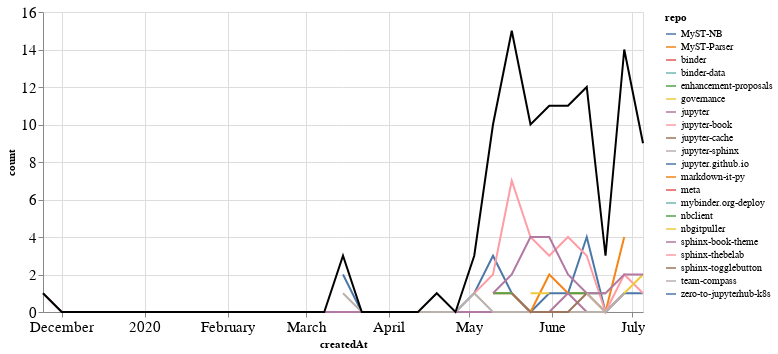

The cell this chart's notebook holds for it:
### Markdown cell above
## PRs

### Code cell
prs_time = prs.groupby('repo').resample('W', on='createdAt').count()['author'].reset_index()
prs_time = prs_time.rename(columns={'author': 'count'})
prs_time_total = prs_time.groupby('createdAt').agg({"count": "sum"}).reset_index()

ch1 = alt.Chart(prs_time, width=600).mark_line().encode(
    x='createdAt',
    y='count',
    color='repo',
    tooltip="repo"
)

ch2 = alt.Chart(prs_time_total, width=600).mark_line(color="black").encode(
    x='createdAt',
    y='count',
)

ch1 + ch2

### Figure 1 — Vega-Lite specification as saved in the notebook (floating-point values rounded to 4 significant figures)
{"config": {"axisLeft": {"labelFontSize": 15}, "axisBottom": {"labelFontSize": 15}}, "layer": [{"data": {"name": "data-caaf93ba3312bb494dc442d8dfddad2b"}, "mark": "line", "encoding": {"color": {"type": "nominal", "field": "repo"}, "tooltip": {"type": "nominal", "field": "repo"}, "x": {"type": "temporal", "field": "createdAt"}, "y": {"type": "quantitative", "field": "count"}}, "width": 600}, {"data": {"name": "data-5608b77c1d4be99d2c973813130935d4"}, "mark": {"type": "line", "color": "black"}, "encoding": {"x": {"type": "temporal", "field": "createdAt"}, "y": {"type": "quantitative", "field": "count"}}, "width": 600}], "$schema": "https://vega.github.io/schema/vega-lite/v4.8.1.json", "datasets": {"data-caaf93ba3312bb494dc442d8dfddad2b": [{"repo": "MyST-NB", "createdAt": "2020-03-15T00:00:00", "count": 2}, {"repo": "MyST-NB", "createdAt": "2020-03-22T00:00:00", "count": 0}, {"repo": "MyST-NB", "createdAt": "2020-03-29T00:00:00", "count": 0}, {"repo": "MyST-NB", "createdAt": "2020-04-05T00:00:00", "count": 0}, {"repo": "MyST-NB", "createdAt": "2020-04-12T00:00:00", "count": 0}, {"repo": "MyST-NB", "createdAt": "2020-04-19T00:00:00", "count": 0}, {"repo": "MyST-NB", "createdAt": "2020-04-26T00:00:00", "count": 0}, {"repo": "MyST-NB", "createdAt": "2020-05-03T00:00:00", "count": 1}, {"repo": "MyST-NB", "createdAt": "2020-05-10T00:00:00", "count": 3}, {"repo": "MyST-NB", "createdAt": "2020-05-17T00:00:00", "count": 1}, {"repo": "MyST-NB", "createdAt": "2020-05-24T00:00:00", "count": 0}, {"repo": "MyST-NB", "createdAt": "2020-05-31T00:00:00", "count": 1}, {"repo": "MyST-NB", "createdAt": "2020-06-07T00:00:00", "count": 1}, {"repo": "MyST-NB", "createdAt": "2020-06-14T00:00:00", "count": 4}, {"repo": "MyST-NB", "createdAt": "2020-06-21T00:00:00", "count": 0}, {"repo": "MyST-NB", "createdAt": "2020-06-28T00:00:00", "count": 1}, {"repo": "MyST-NB", "createdAt": "2020-07-05T00:00:00", "count": 1}, {"repo": "MyST-Parser", "createdAt": "2020-05-10T00:00:00", "count": 1}, {"repo": "MyST-Parser", "createdAt": "2020-05-17T00:00:00", "count": 1}, {"repo": "MyST-Parser", "createdAt": "2020-05-24T00:00:00", "count": 0}, {"repo": "MyST-Parser", "createdAt": "2020-05-31T00:00:00", "count": 2}, {"repo": "MyST-Parser", "createdAt": "2020-06-07T00:00:00", "count": 1}, {"repo": "MyST-Parser", "createdAt": "2020-06-14T00:00:00", "count": 1}, {"repo": "MyST-Parser", "createdAt": "2020-06-21T00:00:00", "count": 0}, {"repo": "MyST-Parser", "createdAt": "2020-06-28T00:00:00", "count": 4}, {"repo": "binder", "createdAt": "2020-06-28T00:00:00", "count": 1}, {"repo": "binder-data", "createdAt": "2020-06-21T00:00:00", "count": 1}, {"repo": "enhancement-proposals", "createdAt": "2020-06-07T00:00:00", "count": 1}, {"repo": "enhancement-proposals", "createdAt": "2020-06-14T00:00:00", "count": 1}, {"repo": "enhancement-proposals", "createdAt": "2020-06-21T00:00:00", "count": 1}, {"repo": "governance", "createdAt": "2020-05-24T00:00:00", "count": 1}, {"repo": "governance", "createdAt": "2020-05-31T00:00:00", "count": 1}, {"repo": "jupyter", "createdAt": "2019-11-24T00:00:00", "count": 1}, {"repo": "jupyter", "createdAt": "2019-12-01T00:00:00", "count": 0}, {"repo": "jupyter", "createdAt": "2019-12-08T00:00:00", "count": 0}, {"repo": "jupyter", "createdAt": "2019-12-15T00:00:00", "count": 0}, {"repo": "jupyter", "createdAt": "2019-12-22T00:00:00", "count": 0}, {"repo": "jupyter", "createdAt": "2019-12-29T00:00:00", "count": 0}, {"repo": "jupyter", "createdAt": "2020-01-05T00:00:00", "count": 0}, {"repo": "jupyter", "createdAt": "2020-01-12T00:00:00", "count": 0}, {"repo": "jupyter", "createdAt": "2020-01-19T00:00:00", "count": 0}, {"repo": "jupyter", "createdAt": "2020-01-26T00:00:00", "count": 0}, {"repo": "jupyter", "createdAt": "2020-02-02T00:00:00", "count": 0}, {"repo": "jupyter", "createdAt": "2020-02-09T00:00:00", "count": 0}, {"repo": "jupyter", "createdAt": "2020-02-16T00:00:00", "count": 0}, {"repo": "jupyter", "createdAt": "2020-02-23T00:00:00", "count": 0}, {"repo": "jupyter", "createdAt": "2020-03-01T00:00:00", "count": 0}, {"repo": "jupyter", "createdAt": "2020-03-08T00:00:00", "count": 0}, {"repo": "jupyter", "createdAt": "2020-03-15T00:00:00", "count": 0}, {"repo": "jupyter", "createdAt": "2020-03-22T00:00:00", "count": 0}, {"repo": "jupyter", "createdAt": "2020-03-29T00:00:00", "count": 0}, {"repo": "jupyter", "createdAt": "2020-04-05T00:00:00", "count": 0}, {"repo": "jupyter", "createdAt": "2020-04-12T00:00:00", "count": 0}, {"repo": "jupyter", "createdAt": "2020-04-19T00:00:00", "count": 0}, {"repo": "jupyter", "createdAt": "2020-04-26T00:00:00", "count": 0}, {"repo": "jupyter", "createdAt": "2020-05-03T00:00:00", "count": 0}, {"repo": "jupyter", "createdAt": "2020-05-10T00:00:00", "count": 0}, {"repo": "jupyter", "createdAt": "2020-05-17T00:00:00", "count": 0}, {"repo": "jupyter", "createdAt": "2020-05-24T00:00:00", "count": 0}, {"repo": "jupyter", "createdAt": "2020-05-31T00:00:00", "count": 0}, {"repo": "jupyter", "createdAt": "2020-06-07T00:00:00", "count": 1}, {"repo": "jupyter", "createdAt": "2020-06-14T00:00:00", "count": 0}, {"repo": "jupyter", "createdAt": "2020-06-21T00:00:00", "count": 0}, {"repo": "jupyter", "createdAt": "2020-06-28T00:00:00", "count": 1}, {"repo": "jupyter-book", "createdAt": "2020-05-03T00:00:00", "count": 1}, {"repo": "jupyter-book", "createdAt": "2020-05-10T00:00:00", "count": 2}, {"repo": "jupyter-book", "createdAt": "2020-05-17T00:00:00", "count": 7}, {"repo": "jupyter-book", "createdAt": "2020-05-24T00:00:00", "count": 4}, {"repo": "jupyter-book", "createdAt": "2020-05-31T00:00:00", "count": 3}, {"repo": "jupyter-book", "createdAt": "2020-06-07T00:00:00", "count": 4}, {"repo": "jupyter-book", "createdAt": "2020-06-14T00:00:00", "count": 3}, {"repo": "jupyter-book", "createdAt": "2020-06-21T00:00:00", "count": 0}, {"repo": "jupyter-book", "createdAt": "2020-06-28T00:00:00", "count": 2}, {"repo": "jupyter-book", "createdAt": "2020-07-05T00:00:00", "count": 1}, {"repo": "jupyter-cache", "createdAt": "2020-05-17T00:00:00", "count": 1}, {"repo": "jupyter-sphinx", "createdAt": "2020-03-15T00:00:00", "count": 1}, {"repo": "jupyter-sphinx", "createdAt": "2020-03-22T00:00:00", "count": 0}, {"repo": "jupyter-sphinx", "createdAt": "2020-03-29T00:00:00", "count": 0}, {"repo": "jupyter-sphinx", "createdAt": "2020-04-05T00:00:00", "count": 0}, {"repo": "jupyter-sphinx", "createdAt": "2020-04-12T00:00:00", "count": 0}, {"repo": "jupyter-sphinx", "createdAt": "2020-04-19T00:00:00", "count": 0}, {"repo": "jupyter-sphinx", "createdAt": "2020-04-26T00:00:00", "count": 0}, {"repo": "jupyter-sphinx", "createdAt": "2020-05-03T00:00:00", "count": 1}, {"repo": "jupyter-sphinx", "createdAt": "2020-05-10T00:00:00", "count": 0}, {"repo": "jupyter-sphinx", "createdAt": "2020-05-17T00:00:00", "count": 0}, {"repo": "jupyter-sphinx", "createdAt": "2020-05-24T00:00:00", "count": 0}, {"repo": "jupyter-sphinx", "createdAt": "2020-05-31T00:00:00", "count": 0}, {"repo": "jupyter-sphinx", "createdAt": "2020-06-07T00:00:00", "count": 0}, {"repo": "jupyter-sphinx", "createdAt": "2020-06-14T00:00:00", "count": 0}, {"repo": "jupyter-sphinx", "createdAt": "2020-06-21T00:00:00", "count": 0}, {"repo": "jupyter-sphinx", "createdAt": "2020-06-28T00:00:00", "count": 1}, {"repo": "jupyter.github.io", "createdAt": "2020-05-17T00:00:00", "count": 1}, {"repo": "markdown-it-py", "createdAt": "2020-05-10T00:00:00", "count": 2}, {"repo": "meta", "createdAt": "2020-06-07T00:00:00", "count": 1}, {"repo": "mybinder.org-deploy", "createdAt": "2020-05-24T00:00:00", "count": 1}, {"repo": "nbclient", "createdAt": "2020-05-10T00:00:00", "count": 1}, {"repo": "nbclient", "createdAt": "2020-05-17T00:00:00", "count": 1}, {"repo": "nbgitpuller", "createdAt": "2020-06-28T00:00:00", "count": 1}, {"repo": "nbgitpuller", "createdAt": "2020-07-05T00:00:00", "count": 2}, {"repo": "sphinx-book-theme", "createdAt": "2020-05-10T00:00:00", "count": 1}, {"repo": "sphinx-book-theme", "createdAt": "2020-05-17T00:00:00", "count": 2}, {"repo": "sphinx-book-theme", "createdAt": "2020-05-24T00:00:00", "count": 4}, {"repo": "sphinx-book-theme", "createdAt": "2020-05-31T00:00:00", "count": 4}, {"repo": "sphinx-book-theme", "createdAt": "2020-06-07T00:00:00", "count": 2}, {"repo": "sphinx-book-theme", "createdAt": "2020-06-14T00:00:00", "count": 1}, {"repo": "sphinx-book-theme", "createdAt": "2020-06-21T00:00:00", "count": 1}, {"repo": "sphinx-book-theme", "createdAt": "2020-06-28T00:00:00", "count": 2}, {"repo": "sphinx-book-theme", "createdAt": "2020-07-05T00:00:00", "count": 2}, {"repo": "sphinx-thebelab", "createdAt": "2020-07-05T00:00:00", "count": 3}, {"repo": "sphinx-togglebutton", "createdAt": "2020-05-17T00:00:00", "count": 1}, {"repo": "sphinx-togglebutton", "createdAt": "2020-05-24T00:00:00", "count": 0}, {"repo": "sphinx-togglebutton", "createdAt": "2020-05-31T00:00:00", "count": 0}, {"repo": "sphinx-togglebutton", "createdAt": "2020-06-07T00:00:00", "count": 0}, {"repo": "sphinx-togglebutton", "createdAt": "2020-06-14T00:00:00", "count": 1}, {"repo": "team-compass", "createdAt": "2020-06-14T00:00:00", "count": 1}, {"repo": "team-compass", "createdAt": "2020-06-21T00:00:00", "count": 0}, {"repo": "team-compass", "createdAt": "2020-06-28T00:00:00", "count": 1}, {"repo": "zero-to-jupyterhub-k8s", "createdAt": "2020-04-19T00:00:00", "count": 1}], "data-5608b77c1d4be99d2c973813130935d4": [{"createdAt": "2019-11-24T00:00:00", "count": 1}, {"createdAt": "2019-12-01T00:00:00", "count": 0}, {"createdAt": "2019-12-08T00:00:00", "count": 0}, {"createdAt": "2019-12-15T00:00:00", "count": 0}, {"createdAt": "2019-12-22T00:00:00", "count": 0}, {"createdAt": "2019-12-29T00:00:00", "count": 0}, {"createdAt": "2020-01-05T00:00:00", "count": 0}, {"createdAt": "2020-01-12T00:00:00", "count": 0}, {"createdAt": "2020-01-19T00:00:00", "count": 0}, {"createdAt": "2020-01-26T00:00:00", "count": 0}, {"createdAt": "2020-02-02T00:00:00", "count": 0}, {"createdAt": "2020-02-09T00:00:00", "count": 0}, {"createdAt": "2020-02-16T00:00:00", "count": 0}, {"createdAt": "2020-02-23T00:00:00", "count": 0}, {"createdAt": "2020-03-01T00:00:00", "count": 0}, {"createdAt": "2020-03-08T00:00:00", "count": 0}, {"createdAt": "2020-03-15T00:00:00", "count": 3}, {"createdAt": "2020-03-22T00:00:00", "count": 0}, {"createdAt": "2020-03-29T00:00:00", "count": 0}, {"createdAt": "2020-04-05T00:00:00", "count": 0}, {"createdAt": "2020-04-12T00:00:00", "count": 0}, {"createdAt": "2020-04-19T00:00:00", "count": 1}, {"createdAt": "2020-04-26T00:00:00", "count": 0}, {"createdAt": "2020-05-03T00:00:00", "count": 3}, {"createdAt": "2020-05-10T00:00:00", "count": 10}, {"createdAt": "2020-05-17T00:00:00", "count": 15}, {"createdAt": "2020-05-24T00:00:00", "count": 10}, {"createdAt": "2020-05-31T00:00:00", "count": 11}, {"createdAt": "2020-06-07T00:00:00", "count": 11}, {"createdAt": "2020-06-14T00:00:00", "count": 12}, {"createdAt": "2020-06-21T00:00:00", "count": 3}, {"createdAt": "2020-06-28T00:00:00", "count": 14}, {"createdAt": "2020-07-05T00:00:00", "count": 9}]}}
